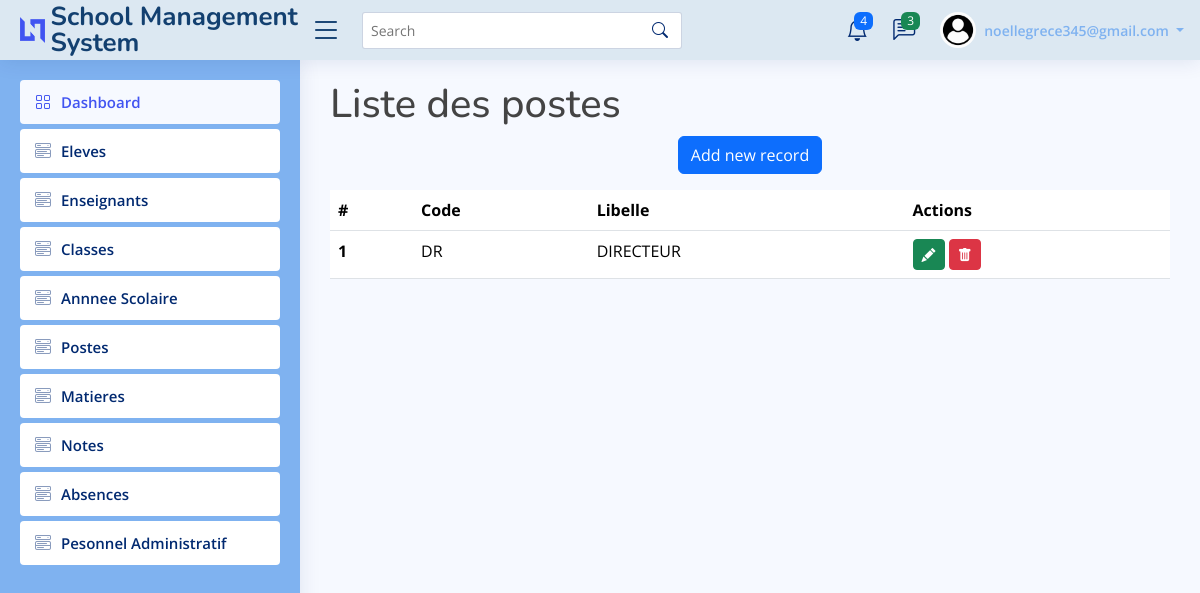
The page /show_poste (signed in) on the database its author committed.
### gestion_utilisateur/models.py (models this page shows, shortened)
class CustomUser(AbstractUser):
    USER_TYPE = ((1, "Personnel"), (2, "Professeur"), (3, "Parent_eleve"))
    SEXE = [("M", "Masculin"), ("F", "Feminin")]
    matricule =  models.TextField(max_length=5, editable=False, default="")
    nom = models.CharField(max_length=256)
    prenom = models.CharField(max_length=256)
    telephone = models.CharField(max_length=256, blank=True, null=True)
    address = models.TextField(blank=True, null=True)
    username = None # Removed username, using email instead
    email = models.EmailField(unique=True)
    user_type = models.PositiveSmallIntegerField(choices=USER_TYPE, null=True)
    sexe = models.CharField(max_length=1, choices=SEXE)
    created_at = models.DateTimeField(auto_now_add=True)
    updated_at = models.DateTimeField(auto_now=True)
    USERNAME_FIELD = "email"
    REQUIRED_FIELDS = []
    objects = CustomUserManager ()

class Poste(models.Model):
    code = models.CharField(max_length=10)
    libelle = models.CharField(max_length=25)

### gestion_utilisateur/views.py (the view)
# urls.py: path('show_poste', views.show_poste),
def show_poste(request):
    postes = Poste.objects.order_by('-id');
    if not postes:
        messages.info(request, "Aucun poste trouvé.")
    return render(request, 'index_poste.html', {'postes':postes})

### gestion_utilisateur/templates/index_poste.html (shortened to what this page needs)
{% extends 'link.html' %}
{% load static %}
{% block content %}
    <h1>Liste des postes</h1>
    <center><a href="/create_Poste" class="btn btn-primary"> Add new record</a></center>
    <table class="table mt-3">
        <thead>
          <tr>
            <th scope="col">#</th>
            <th scope="col">Code</th>
            <th scope="col">Libelle</th>
            <th scope="col">Actions</th>
          </tr>
        </thead>
        <tbody>
            {% for value in postes %}
          <tr>
            <th scope="row">{{value.id}}</th>
            <td>{{value.code}}</td>
            <td>{{value.libelle}}</td>
            <td>
              <button class="openModalButton btn btn-success btn-sm" data-id="{{ value.id }}"><i class="bi bi-pencil-fill"></i></button>
              <a class="btn btn-danger btn-sm" onclick="return confirm('do you really want to delete this items?')" href="#"><i class="bi bi-trash-fill"></i></a>
            </td>
          </tr>
        {% empty %}
          <tr><td> No record found </td></tr>
        {% endfor %}
        </tbody>
      </table>
{% endblock %}

### gestion_utilisateur/templates/link.html (shortened to what this page needs)
<!DOCTYPE html>
{% load static%}
<html lang="en">
  <head>
    <link
      href="{% static 'assets/vendor/bootstrap/css/bootstrap.min.css' %}"
      rel="stylesheet"
    />
    <link
      href="{% static 'assets/vendor/bootstrap-icons/bootstrap-icons.css' %}"
      rel="stylesheet"
    />
    <link
      href="{% static 'assets/vendor/boxicons/css/boxicons.min.css' %}"
      rel="stylesheet"
    />
    <link
      href="{% static 'assets/vendor/quill/quill.snow.css' %}"
      rel="stylesheet"
    />
    <link
      href="{% static 'assets/vendor/quill/quill.bubble.css' %}"
      rel="stylesheet"
    />
    <link
      href="{% static 'assets/vendor/remixicon/remixicon.css' %}"
      rel="stylesheet"
    />
    <link
      href="{% static 'assets/vendor/simple-datatables/style.css' %}"
      rel="stylesheet"
    />
    <link href="{% static 'assets/css/style.css' %}" rel="stylesheet" />
  </head>
  <body>
    {% if user.is_authenticated %}
    <header id="header" class="header fixed-top d-flex align-items-center">
      <div class="d-flex align-items-center justify-content-between">
        <a href="index.html" class="logo d-flex align-items-center">
          <img src="assets/img/logo.png" alt="" />
          <span class="d-none d-lg-block">School Management System</span>
        </a>
        <i class="bi bi-list toggle-sidebar-btn"></i>
      </div>
      <div class="search-bar">
        <form
          class="search-form d-flex align-items-center"
          method="POST"
          action="#"
        >
          <input
            type="text"
            name="query"
            placeholder="Search"
            title="Enter search keyword"
          />
          <button type="submit" title="Search">
            <i class="bi bi-search"></i>
          </button>
        </form>
      </div>
      <nav class="header-nav ms-auto">
        <ul class="d-flex align-items-center">
          <li class="nav-item dropdown">
            <a class="nav-link nav-icon" href="#" data-bs-toggle="dropdown">
              <i class="bi bi-bell"></i>
              <span class="badge bg-primary badge-number">4</span> </a
            >
          </li>
          <li class="nav-item dropdown">
            <a class="nav-link nav-icon" href="#" data-bs-toggle="dropdown">
              <i class="bi bi-chat-left-text"></i>
              <span class="badge bg-success badge-number">3</span>
            </a>
          </li>
          <li class="nav-item dropdown pe-3">
            <a
              class="nav-link nav-profile d-flex align-items-center pe-0"
              href="#"
              data-bs-toggle="dropdown"
            >
              <img
                src="static\assets\img\profile.jpeg"
                alt="Profile"
                class="rounded-circle"
              />
              <span class="d-none d-md-block dropdown-toggle ps-2">
                {{ user.email }}
              </span> </a
            >
          </li>
        </ul>
      </nav>
    </header>
    <aside id="sidebar" class="sidebar">
      {% if user.user_type == 2 %}
      <ul class="sidebar-nav" id="sidebar-nav">
        <li class="nav-item">
          <a class="nav-link" href="/dsh_enseignant">
            <i class="bi bi-grid"></i>
            <span>Dashboard</span>
          </a>
        </li>
        <li class="nav-item">
          <a
            class="nav-link collapsed"
            data-bs-target="#components-nav"
            href="/show_classe"
          >
            <i class="bi bi-menu-button-wide"></i><span>Classes</span>
          </a>
        </li>
        <li class="nav-item">
          <a class="nav-link " data-bs-target="#components-nav" data-bs-toggle="collapse" href="#">
            <i class="bi bi-menu-button-wide"></i><span>Notes</span><i class="bi bi-chevron-down ms-auto"></i>
          </a>
          <ul id="components-nav" class="nav-content collapse" data-bs-parent="#sidebar-nav">
            <li>
              <a href="/notes/add_notes_view">
                <i class="bi bi-circle"></i><span>Ajouter note</span>
              </a>
            </li>
            <li>
              <a href="/notes/filter_notes">
                <i class="bi bi-circle"></i><span>Voir note</span>
              </a>
            </li>
          </ul>
        </li>
        <li class="nav-item">
          <a class="nav-link collapsed" href="/absences/show_absences">
            <i class="bi bi-menu-button-wide"></i><span>Absences</span>
          </a>
        </li>
      </ul>
  {% else %}
  <ul class="sidebar-nav" id="sidebar-nav">
    <li class="nav-item">
      <a class="nav-link" href="/dashboard">
        <i class="bi bi-grid"></i>
        <span>Dashboard</span>
      </a>
    </li>
    <li class="nav-item">
      <a
        class="nav-link collapsed"
        data-bs-target="#components-nav"
        href="/show_eleve"
      >
        <i class="bi bi-menu-button-wide"></i><span>Eleves</span>
      </a>
    </li>
    <li class="nav-item">
      <a
        class="nav-link collapsed"
        data-bs-target="#components-nav"
        href="/show_enseignant"
      >
        <i class="bi bi-menu-button-wide"></i><span>Enseignants</span>
      </a>
    </li>
    <li class="nav-item">
      <a
        class="nav-link collapsed"
        data-bs-target="#components-nav"
        href="/show_classe"
      >
        <i class="bi bi-menu-button-wide"></i><span>Classes</span>
      </a>
    </li>
    <li class="nav-item">
      <a
        class="nav-link collapsed"
        data-bs-target="#components-nav"
        href="/show_anneescolaire"
      >
        <i class="bi bi-menu-button-wide"></i><span>Annnee Scolaire</span>
      </a>
    </li>
    <li class="nav-item">
      <a
        class="nav-link collapsed"
        data-bs-target="#components-nav"
        href="/show_poste"
      >
        <i class="bi bi-menu-button-wide"></i><span>Postes</span>
      </a>
    </li>
    <li class="nav-item">
      <a
        class="nav-link collapsed"
        data-bs-target="#components-nav"
        href="/notes/show_matiere"
      >
        <i class="bi bi-menu-button-wide"></i><span>Matieres</span>
      </a>
    </li>
    <li class="nav-item">
      <a
        class="nav-link collapsed"
        data-bs-target="#components-nav"
        href="/show_notes"
      >
        <i class="bi bi-menu-button-wide"></i><span>Notes</span>
      </a>
    </li>
    <li class="nav-item">
      <a class="nav-link collapsed" href="/absences/show_absences">
        <i class="bi bi-menu-button-wide"></i><span>Absences</span>
      </a>
    </li>
    <li class="nav-item">
      <a
        class="nav-link collapsed"
        data-bs-target="#components-nav"
        href="/show_personnelAD"
      >
        <i class="bi bi-menu-button-wide"></i
        ><span>Pesonnel Administratif</span>
      </a>
    </li>
  </ul>
  {% endif %}
    </aside>
    <main id="main" class="main">{% block content %} {% endblock %}</main>
    {% endif %}
  </body>
</html>

### gestion_utilisateur/static/assets/css/style.css (style rules this page uses)
:root { scroll-behavior: smooth; }
body { font-family: "Open Sans", sans-serif; background: #f6f9ff; color: #444444; }
a { color: #4154f1; text-decoration: none; }
h1, h2, h3, h4, h5, h6 { font-family: "Nunito", sans-serif; }
#main { margin-top: 60px; padding: 20px 30px; transition: all 0.3s; }
.logo { line-height: 1; }
@media (min-width: 1200px) { .logo { width: 280px; } }
.logo img { max-height: 26px; margin-right: 6px; }
.logo span { font-size: 26px; font-weight: 700; color: #134070; font-family: "Nunito", sans-serif; }
.header { transition: all 0.5s; z-index: 997; height: 60px; box-shadow: 0px 2px 20px rgba(1, 41, 112, 0.1); background-color: #DCE8F2; padding-left: 20px; }
.header .toggle-sidebar-btn { font-size: 32px; padding-left: 10px; cursor: pointer; color: #134070; }
.header .search-bar { min-width: 360px; padding: 0 20px; }
.header .search-form { width: 100%; }
.header .search-form input { border: 0; font-size: 14px; color: #012970; border: 1px solid rgba(1, 41, 112, 0.2); padding: 7px 38px 7px 8px; border-radius: 3px; transition: 0.3s; width: 100%; }
.header .search-form button { border: 0; padding: 0; margin-left: -30px; background: none; }
.header .search-form button i { color: #012970; }
.header-nav ul { list-style: none; }
.header-nav>ul { margin: 0; padding: 0; }
.header-nav .nav-icon { font-size: 22px; color: #012970; margin-right: 25px; position: relative; }
.header-nav .nav-profile { color: #7FB2F0; }
.header-nav .nav-profile img { max-height: 36px; }
.header-nav .nav-profile span { font-size: 14px; font-weight: 600; }
.header-nav .badge-number { position: absolute; inset: -2px -5px auto auto; font-weight: normal; font-size: 12px; padding: 3px 6px; }
.sidebar { position: fixed; top: 60px; left: 0; bottom: 0; width: 300px; z-index: 996; transition: all 0.3s; padding: 20px; overflow-y: auto; scrollbar-width: thin; scrollbar-color: #aab7cf transparent; box-shadow: 0px 0px 20px rgba(1, 41, 112, 0.1); background-color: #7FB2F0; }
@media (min-width: 1200px) { #main, #footer { margin-left: 300px; } }
.sidebar-nav { padding: 0; margin: 0; list-style: none; }
.sidebar-nav li { padding: 0; margin: 0; list-style: none; }
.sidebar-nav .nav-item { margin-bottom: 5px; }
.sidebar-nav .nav-link { display: flex; align-items: center; font-size: 15px; font-weight: 600; color: #4154f1; transition: 0.3; background: #f6f9ff; padding: 10px 15px; border-radius: 4px; }
.sidebar-nav .nav-link i { font-size: 16px; margin-right: 10px; color: #4154f1; }
.sidebar-nav .nav-link.collapsed { color: #012970; background: #fff; }
.sidebar-nav .nav-link.collapsed i { color: #899bbd; }

### rows shown on the page
CustomUser: email "noellegrece345@gmail.com"
Poste: id "1", code "DR", libelle "DIRECTEUR"
